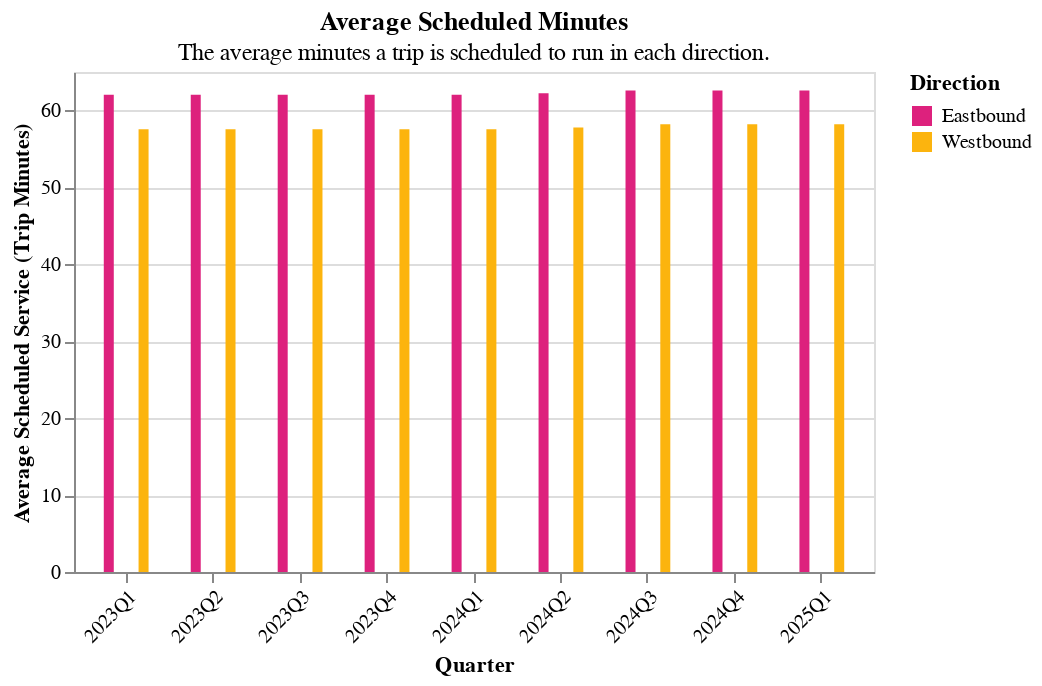

Notebook code for this chart:
### Markdown cell above
### Average Scheduled Service (trip minutes)

### Code cell
(
    grouped_bar_chart(
        df=all_metrics_test,
        color_col="Direction",
        y_col="Average Scheduled Service (trip minutes)",
        offset_col="Direction",
        title=readable_dict["avg_scheduled_min_graph"]["title"],
        subtitle=readable_dict["avg_scheduled_min_graph"]["subtitle"],
        range_color=color_dict["four_colors"],
        quarter=True,
    )
).add_params(xcol_param).transform_filter(xcol_param)

### Figure 1 — Vega-Lite specification as saved in the notebook (floating-point values rounded to 4 significant figures; data arrays with more than 128 entries replaced by an {"elided": "..."} marker saying what was removed)
{"config": {"view": {"continuousWidth": 300, "continuousHeight": 300}}, "data": {"name": "data-4c2ffe990d89f8ed0fb05b4caf38d047"}, "mark": {"type": "bar", "size": 5}, "encoding": {"color": {"field": "Direction", "scale": {"range": ["#dd217d", "#fcb40e", "#ccbb44", "#5b8efd"]}, "title": "Direction", "type": "nominal"}, "tooltip": [{"field": "Route", "type": "nominal"}, {"field": "Direction", "type": "nominal"}, {"field": "Direction", "type": "nominal"}, {"field": "Average Scheduled Service (trip minutes)", "type": "quantitative"}, {"field": "quarter", "type": "nominal"}], "x": {"axis": {"labelAngle": -45}, "field": "quarter", "title": ["Quarter"], "type": "nominal"}, "xOffset": {"field": "Direction", "title": "Direction", "type": "nominal"}, "y": {"field": "Average Scheduled Service (trip minutes)", "title": "Average Scheduled Service (Trip Minutes)", "type": "quantitative"}}, "height": 250, "params": [{"name": "param_1", "select": {"type": "point", "fields": ["Route"]}, "bind": {"input": "select", "options": ["1 Fashion Valley - La Mesa", "10 Old Town - University/College", "105 Old Town - University City", "11 SDSU - Downtown San Diego", "110 Mira Mesa - Downtown via Hwy 163", "115 El Cajon T.C. - SDSU T.C.", "12 City College - Skyline Hills", "120 Downtown San Diego - Kearny Mesa Transit Center", "13 Kaiser Hospital  - 24th St Transit Center", "14 Grantville Trolley  -  Baltimore & Lake Murray", "18 Grantville Trlly via Camino del Rio", "2 Downtown San Diego - 30th & Adams", "20 Downtown - Rancho Bernardo Transit Station", "201 Super Loop - Counterclockwise", "202 Super Loop - Clockwise", "204 Super Loop - Judicial Dr.", "215 Mid-City Rapid", "225 Downtown - Otay Mesa TC", "235 Downtown - Escondido Transit Center", "237 Miramar College Transit Station - UCSD", "25 Fashion Valley - Kearny Mesa TC", "27 Pacific Beach - Kearny Mesa Transit Center", "28 Old Town T.C. - Shelter Island", "280 Escondido Transit Center - Downtown", "290 Rancho Bernardo Station - Downtown", "3 UCSD Hospital - Euclid Transit Center", "30 Old Town  - UTC via Pacific Beach", "31 UTC - Mira Mesa", "35 Ocean Beach - Old Town", "4 12th & Imperial Trolley - Lomita Village", "41 Fashion Valley -  UCSD", "43 Balboa Av TC - Kearny Mesa", "44 Old Town - Kearny Mesa", "5 Downtown San Diego - Euclid Transit Center", "6 North Park - Fashion Valley", "60 Euclid Av Transit Center - UTC  via Convoy", "7 Downtown San Diego - University/College", "701 H St Transit Center - Palomar St TC via Hilltop Dr", "704 E St Transit Center - Palomar Transit Center", "705 E St Transit Center - Plaza Bonita", "707 Otay Ranch Town Center - Southwestern College", "709 H St Transit Center - Otay Ranch Town Center", "712 Palomar Transit Center - Southwestern College", "8 Old Town - Balboa Av TC", "815 El Cajon Transit Center - East Main St", "816 El Cajon TC - Cuyamaca College", "83 Downtown San Diego - Old Town", "832 Santee Center - NE Santee Loop Clockwise", "833 Santee Center - Parkway Plaza", "834 West Santee Loop", "838 East County Square - Viejas", "84 Point Loma Shuttle", "848 El Cajon - Lakeside", "851 Spring Valley - La Mesa", "852 University & 54th - Grossmont Transit Ctr", "854 Grossmont Transit Ctr -- Grossmont College", "855 Rancho San Diego - La Mesa", "856 SDSU - Cuyamaca College", "864 El Cajon - East County Sq", "872 El Cajon Shuttle Loop Counterclockwise", "874 El Cajon Eastside Shuttle Clockwise", "875 El Cajon Eastside Shuttle Counterclockwise", "88 Old Town - Fashion Valley", "894 Morena/Campo - El Cajon", "9 Old Town - Jewell & Garnet", "901 Iris Transit Center - Downtown San Diego", "904 Coronado Shuttle", "905 Iris Transit Center - Otay Mesa Transit Center", "906 Iris Transit Center - San Ysidro Clockwise", "907 Iris Transit Center - San Ysidro Counterclockwise", "909 Otay Mesa Transit Center - SWC at Otay Mesa", "916 Oak Park-Emerald Hills Loop CW", "917 Oak Park-Emerald Hills Loop CCW", "921 UTC - Miramar College Transit Station", "923 Downtown to Point Loma", "928 Fashion Valley - Kearny Mesa", "929 Iris Transit Center - 12th & Imperial", "932 Iris Transit Center - 8th St. Transit Center", "933 Iris TC Loop - Imperial Beach Counterclock", "934 Iris TC Loop - Imperial Beach Clockwise", "936 Spring Valley - SDSU", "944 Sabre Springs Station - Poway", "945 Rancho Bernardo Station - Poway", "945A Poway HS CC Loop", "950 Otay Mesa Border - Iris Transit Center", "955 National City - San Diego State University", "961 24th St Transit Center - Encanto Trolley", "962 8th St Transit Center - Spring Valley", "963 8th St Transit Center - Paradise Hills", "964 Mira Mesa - Alliant University via MCTS", "965 City Heights Shuttle", "967 24th St Transit Center - Division & Ava", "968 8th St Transit Center - Plaza Bonita", "972 Sorrento Mesa Coaster Connection", "973 Carroll Canyon Coaster Connection", "974 UCSD Coaster Connection", "978 Torrey Pines Coaster Connection", "979 North University City Coaster Connection", "985 UCSD Central Campus Station - Torrey Pines", "992 Airport/Downtown Shuttle", "Blue San Ysidro - UTC", "Green Santee - 12th & Imperial", "Orange El Cajon - Courthouse", "901 Iris Transit Center - Downtown", "929 Downtown - Iris Transit Center", "Green El Cajon - 12th & Imperial", "227 Imperial Beach - Otay Mesa TC", "Copper Santee - El Cajon", "910 Downtown - San Ysidro (OWL Service)"], "name": "Routes: "}, "value": "1 Fashion Valley - La Mesa"}], "title": {"text": "Average Scheduled Minutes", "subtitle": ["The average minutes a trip is scheduled to run in each direction."]}, "transform": [{"filter": {"param": "param_1"}}], "width": 400, "$schema": "https://vega.github.io/schema/vega-lite/v5.20.1.json", "datasets": {"data-4c2ffe990d89f8ed0fb05b4caf38d047": {"elided": "1645 records"}}}
